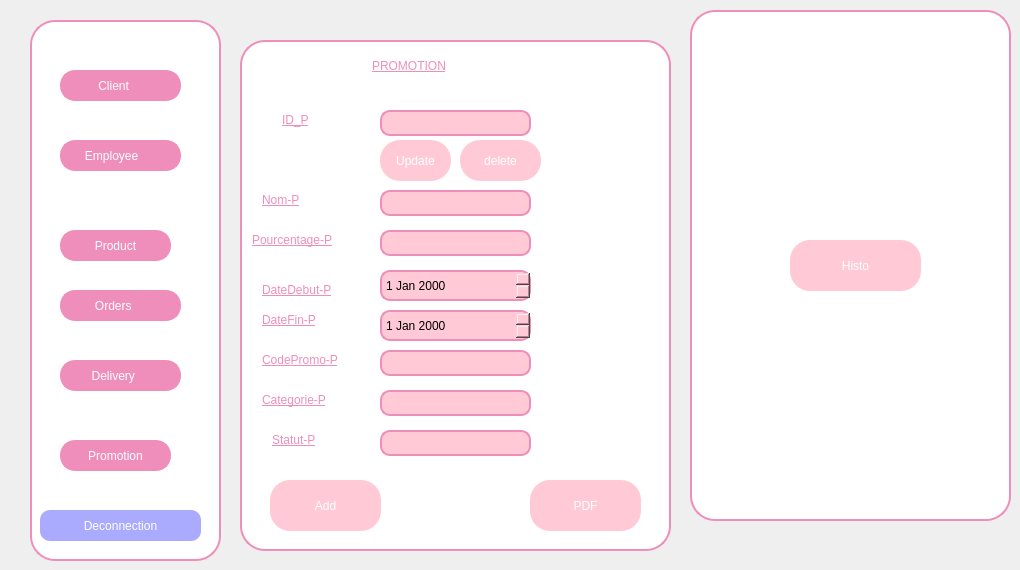
     <widget class="QWidget" name="tab_2">
      <attribute name="title">
       <string>Promotion</string>
      </attribute>
      <widget class="QLabel" name="label_16">
       <property name="geometry">
        <rect>
         <x>440</x>
         <y>20</y>
         <width>61</width>
         <height>51</height>
        </rect>
       </property>
       <property name="styleSheet">
        <string notr="true">QLabel{

border-color:  transparent;
border-radius:20px;
}
QLabel {
    background-color: transparent;
}
</string>
       </property>
       <property name="text">
        <string/>
       </property>
       <property name="pixmap">
        <pixmap>../../../../Downloads/add-removebg-preview.png</pixmap>
       </property>
       <property name="scaledContents">
        <bool>true</bool>
       </property>
      </widget>
      <widget class="QFrame" name="frame_4">
       <property name="geometry">
        <rect>
         <x>690</x>
         <y>10</y>
         <width>321</width>
         <height>511</height>
        </rect>
       </property>
       <property name="styleSheet">
        <string notr="true">QFrame {
    background-color: white;
    width: 10px;
    border: 2px solid #EF8EBA;
    border-radius: 25px;
}</string>
       </property>
       <property name="frameShape">
        <enum>QFrame::NoFrame</enum>
       </property>
       <widget class="QLabel" name="label_20">
        <property name="geometry">
         <rect>
          <x>10</x>
          <y>140</y>
          <width>61</width>
          <height>61</height>
         </rect>
        </property>
        <property name="styleSheet">
         <string notr="true">background-color: rgb(255, 255, 255);
border-color: rgb(255, 255, 255);</string>
        </property>
        <property name="text">
         <string/>
        </property>
        <property name="pixmap">
         <pixmap>../../../Bureau/icon employee/liist or task.png</pixmap>
        </property>
        <property name="scaledContents">
         <bool>true</bool>
        </property>
       </widget>
       <widget class="QLabel" name="label_21">
        <property name="geometry">
         <rect>
          <x>10</x>
          <y>210</y>
          <width>61</width>
          <height>61</height>
         </rect>
        </property>
        <property name="styleSheet">
         <string notr="true">background-color: rgb(255, 255, 255);
border-color: rgb(255, 255, 255);</string>
        </property>
        <property name="text">
         <string/>
        </property>
        <property name="pixmap">
         <pixmap>../../../Bureau/icon employee/Capture d’écran 2024-10-20 152058.png</pixmap>
        </property>
        <property name="scaledContents">
         <bool>true</bool>
        </property>
       </widget>
       <widget class="QPushButton" name="histo">
        <property name="geometry">
         <rect>
          <x>100</x>
          <y>230</y>
          <width>131</width>
          <height>51</height>
         </rect>
        </property>
        <property name="styleSheet">
         <string notr="true">QPushButton {
	background-color: rgb(255, 202, 213);
    color: white; /* Texte blanc */
    border-radius:20px  ; /* Coins arrondis */
	border-color: rgb(239, 142, 186);
    padding: 8px;
}</string>
        </property>
        <property name="text">
         <string>Histo</string>
        </property>
       </widget>
      </widget>
      <widget class="QFrame" name="frame_5">
       <property name="geometry">
        <rect>
         <x>240</x>
         <y>40</y>
         <width>431</width>
         <height>511</height>
        </rect>
       </property>
       <property name="styleSheet">
        <string notr="true">QFrame {
    background-color: white;
    width: 10px;
    border: 2px solid #EF8EBA;
    border-radius: 25px;
}</string>
       </property>
       <property name="frameShape">
        <enum>QFrame::NoFrame</enum>
       </property>
       <widget class="QLineEdit" name="lineEdit_8">
        <property name="geometry">
         <rect>
          <x>40</x>
          <y>70</y>
          <width>61</width>
          <height>20</height>
         </rect>
        </property>
        <property name="styleSheet">
         <string notr="true">QLineEdit{
	text-decoration: underline;
	color: #EF8EBA;
	font: 700 italic 10pt &quot;Segoe UI&quot;;
	;
}</string>
        </property>
        <property name="text">
         <string>ID_P</string>
        </property>
        <property name="frame">
         <bool>false</bool>
        </property>
       </widget>
       <widget class="QLineEdit" name="lineEdit_9">
        <property name="geometry">
         <rect>
          <x>20</x>
          <y>150</y>
          <width>81</width>
          <height>20</height>
         </rect>
        </property>
        <property name="styleSheet">
         <string notr="true">QLineEdit{
	text-decoration: underline;
	color:#EF8EBA;
	font: 700 italic 10pt &quot;Segoe UI&quot;;
	;
}</string>
        </property>
        <property name="text">
         <string>Nom-P</string>
        </property>
        <property name="frame">
         <bool>false</bool>
        </property>
       </widget>
       <widget class="QLineEdit" name="lineEdit_10">
        <property name="geometry">
         <rect>
          <x>10</x>
          <y>190</y>
          <width>131</width>
          <height>20</height>
         </rect>
        </property>
        <property name="styleSheet">
         <string notr="true">QLineEdit{
	text-decoration: underline;
	color:#EF8EBA;
	font: 700 italic 10pt &quot;Segoe UI&quot;;
	;
}</string>
        </property>
        <property name="text">
         <string>Pourcentage-P</string>
        </property>
        <property name="frame">
         <bool>false</bool>
        </property>
       </widget>
       <widget class="QLineEdit" name="lineEdit_11">
        <property name="geometry">
         <rect>
          <x>20</x>
          <y>240</y>
          <width>121</width>
          <height>20</height>
         </rect>
        </property>
        <property name="styleSheet">
         <string notr="true">QLineEdit{
	text-decoration: underline;
	color:#EF8EBA;
	font: 700 italic 10pt &quot;Segoe UI&quot;;
	;
}</string>
        </property>
        <property name="text">
         <string>DateDebut-P</string>
        </property>
        <property name="frame">
         <bool>false</bool>
        </property>
       </widget>
       <widget class="QLineEdit" name="lineEdit_12">
        <property name="geometry">
         <rect>
          <x>20</x>
          <y>270</y>
          <width>121</width>
          <height>20</height>
         </rect>
        </property>
        <property name="styleSheet">
         <string notr="true">QLineEdit{
	text-decoration: underline;
	color: #EF8EBA;
	font: 700 italic 10pt &quot;Segoe UI&quot;;
	;
}</string>
        </property>
        <property name="text">
         <string>DateFin-P</string>
        </property>
        <property name="frame">
         <bool>false</bool>
        </property>
       </widget>
       <widget class="QLineEdit" name="lineEdit_13">
        <property name="geometry">
         <rect>
          <x>20</x>
          <y>310</y>
          <width>131</width>
          <height>20</height>
         </rect>
        </property>
        <property name="styleSheet">
         <string notr="true">QLineEdit{
	text-decoration: underline;
	color: #EF8EBA;
	font: 700 italic 10pt &quot;Segoe UI&quot;;
	;
}</string>
        </property>
        <property name="text">
         <string>CodePromo-P</string>
        </property>
        <property name="frame">
         <bool>false</bool>
        </property>
       </widget>
       <widget class="QLineEdit" name="lineEdit_15">
        <property name="geometry">
         <rect>
          <x>140</x>
          <y>70</y>
          <width>151</width>
          <height>26</height>
         </rect>
        </property>
        <property name="styleSheet">
         <string notr="true">QLineEdit {
	background-color: rgb(255, 202, 213);
    border: 2px solid #EF8EBA; /* Bordure rose */
    border-radius: 10px; /* Coins arrondis */
    padding: 2px;
}</string>
        </property>
       </widget>
       <widget class="QLineEdit" name="lineEdit_16">
        <property name="geometry">
         <rect>
          <x>140</x>
          <y>150</y>
          <width>151</width>
          <height>26</height>
         </rect>
        </property>
        <property name="styleSheet">
         <string notr="true">QLineEdit {
	background-color: rgb(255, 202, 213);
    border: 2px solid #EF8EBA; /* Bordure rose */
    border-radius: 10px; /* Coins arrondis */
    padding: 2px;
}</string>
        </property>
       </widget>
       <widget class="QLineEdit" name="lineEdit_17">
        <property name="geometry">
         <rect>
          <x>140</x>
          <y>190</y>
          <width>151</width>
          <height>26</height>
         </rect>
        </property>
        <property name="styleSheet">
         <string notr="true">QLineEdit {
	background-color: rgb(255, 202, 213);
    border: 2px solid #EF8EBA; /* Bordure rose */
    border-radius: 10px; /* Coins arrondis */
    padding: 2px;
}</string>
        </property>
       </widget>
       <widget class="QLineEdit" name="lineEdit_19">
        <property name="geometry">
         <rect>
          <x>140</x>
          <y>310</y>
          <width>151</width>
          <height>26</height>
         </rect>
        </property>
        <property name="styleSheet">
         <string notr="true">QLineEdit {
	background-color: rgb(255, 202, 213);
    border: 2px solid #EF8EBA; /* Bordure rose */
    border-radius: 10px; /* Coins arrondis */
    padding: 2px;
}</string>
        </property>
       </widget>
       <widget class="QLineEdit" name="lineEdit_20">
        <property name="geometry">
         <rect>
          <x>130</x>
          <y>10</y>
          <width>191</width>
          <height>31</height>
         </rect>
        </property>
        <property name="styleSheet">
         <string notr="true">QLineEdit{
	text-decoration: underline;
	color: #EF8EBA;
	font: 700 italic 15pt &quot;Segoe UI&quot;;
	;
}</string>
        </property>
        <property name="text">
         <string>PROMOTION</string>
        </property>
        <property name="frame">
         <bool>false</bool>
        </property>
       </widget>
       <widget class="QLineEdit" name="lineEdit_21">
        <property name="geometry">
         <rect>
          <x>140</x>
          <y>350</y>
          <width>151</width>
          <height>26</height>
         </rect>
        </property>
        <property name="styleSheet">
         <string notr="true">QLineEdit {
	background-color: rgb(255, 202, 213);
    border: 2px solid #EF8EBA; /* Bordure rose */
    border-radius: 10px; /* Coins arrondis */
    padding: 2px;
}</string>
        </property>
       </widget>
       <widget class="QLineEdit" name="lineEdit_22">
        <property name="geometry">
         <rect>
          <x>20</x>
          <y>350</y>
          <width>101</width>
          <height>20</height>
         </rect>
        </property>
        <property name="styleSheet">
         <string notr="true">QLineEdit{
	text-decoration: underline;
	color: #EF8EBA;
	font: 700 italic 10pt &quot;Segoe UI&quot;;
	;
}</string>
        </property>
        <property name="text">
         <string>Categorie-P</string>
        </property>
        <property name="frame">
         <bool>false</bool>
        </property>
       </widget>
       <widget class="QLineEdit" name="lineEdit_23">
        <property name="geometry">
         <rect>
          <x>30</x>
          <y>390</y>
          <width>101</width>
          <height>20</height>
         </rect>
        </property>
        <property name="styleSheet">
         <string notr="true">QLineEdit{
	text-decoration: underline;
	color: #EF8EBA;
	font: 700 italic 10pt &quot;Segoe UI&quot;;
	;
}</string>
        </property>
        <property name="text">
         <string>Statut-P</string>
        </property>
        <property name="frame">
         <bool>false</bool>
        </property>
       </widget>
       <widget class="QLineEdit" name="lineEdit_24">
        <property name="geometry">
         <rect>
          <x>140</x>
          <y>390</y>
          <width>151</width>
          <height>26</height>
         </rect>
        </property>
        <property name="styleSheet">
         <string notr="true">QLineEdit {
	background-color: rgb(255, 202, 213);
    border: 2px solid #EF8EBA; /* Bordure rose */
    border-radius: 10px; /* Coins arrondis */
    padding: 2px;
}</string>
        </property>
       </widget>
       <widget class="QPushButton" name="pushButton_5">
        <property name="geometry">
         <rect>
          <x>30</x>
          <y>440</y>
          <width>111</width>
          <height>51</height>
         </rect>
        </property>
        <property name="styleSheet">
         <string notr="true">QPushButton {
	background-color: rgb(255, 202, 213);
    color: white; /* Texte blanc */
    border-radius:20px  ; /* Coins arrondis */
	border-color: rgb(239, 142, 186);
    padding: 8px;
}</string>
        </property>
        <property name="text">
         <string>Add</string>
        </property>
       </widget>
       <widget class="QPushButton" name="pushButton_6">
        <property name="geometry">
         <rect>
          <x>140</x>
          <y>100</y>
          <width>71</width>
          <height>41</height>
         </rect>
        </property>
        <property name="styleSheet">
         <string notr="true">QPushButton {
	background-color: rgb(255, 202, 213);
    color: white; /* Texte blanc */
    border-radius:20px  ; /* Coins arrondis */
	border-color: rgb(239, 142, 186);
    padding: 8px;
}</string>
        </property>
        <property name="text">
         <string>Update</string>
        </property>
       </widget>
       <widget class="QPushButton" name="pushButton_8">
        <property name="geometry">
         <rect>
          <x>220</x>
          <y>100</y>
          <width>81</width>
          <height>41</height>
         </rect>
        </property>
        <property name="styleSheet">
         <string notr="true">QPushButton {
	background-color: rgb(255, 202, 213);
    color: white; /* Texte blanc */
    border-radius:20px  ; /* Coins arrondis */
	border-color: rgb(239, 142, 186);
    padding: 8px;
}</string>
        </property>
        <property name="text">
         <string>delete</string>
        </property>
       </widget>
       <widget class="QDateEdit" name="dateEdit">
        <property name="geometry">
         <rect>
          <x>140</x>
          <y>230</y>
          <width>151</width>
          <height>31</height>
         </rect>
        </property>
        <property name="styleSheet">
         <string notr="true">background-color: rgb(255, 202, 213);
    border: 2px solid #EF8EBA; /* Bordure rose */
    border-radius: 10px; /* Coins arrondis */
    padding: 2px;</string>
        </property>
       </widget>
       <widget class="QDateEdit" name="dateEdit_2">
        <property name="geometry">
         <rect>
          <x>140</x>
          <y>270</y>
          <width>151</width>
          <height>31</height>
         </rect>
        </property>
        <property name="styleSheet">
         <string notr="true">background-color: rgb(255, 202, 213);
    border: 2px solid #EF8EBA; /* Bordure rose */
    border-radius: 10px; /* Coins arrondis */
    padding: 2px;</string>
        </property>
       </widget>
       <widget class="QPushButton" name="pushButton_11">
        <property name="geometry">
         <rect>
          <x>290</x>
          <y>440</y>
          <width>111</width>
          <height>51</height>
         </rect>
        </property>
        <property name="styleSheet">
         <string notr="true">QPushButton {
	background-color: rgb(255, 202, 213);
    color: white; /* Texte blanc */
    border-radius:20px  ; /* Coins arrondis */
	border-color: rgb(239, 142, 186);
    padding: 8px;
}</string>
        </property>
        <property name="text">
         <string>PDF</string>
        </property>
       </widget>
      </widget>
      <widget class="QFrame" name="frame_6">
       <property name="geometry">
        <rect>
         <x>30</x>
         <y>20</y>
         <width>191</width>
         <height>541</height>
        </rect>
       </property>
       <property name="styleSheet">
        <string notr="true">QFrame {
    background-color: white;
    width: 10px;
    border: 2px solid #EF8EBA;
    border-radius: 25px;
}</string>
       </property>
       <property name="frameShape">
        <enum>QFrame::NoFrame</enum>
       </property>
       <widget class="QLabel" name="label_9">
        <property name="geometry">
         <rect>
          <x>30</x>
          <y>120</y>
          <width>121</width>
          <height>31</height>
         </rect>
        </property>
        <property name="styleSheet">
         <string notr="true">QFrame {
	background-color: #EF8EBA;
    width: 10px;
    border: 2px solid #EF8EBA;
    border-radius: 15px;
}
QLabel{
	color: rgb(255, 255, 255);
}</string>
        </property>
        <property name="text">
         <string>      Employee</string>
        </property>
       </widget>
       <widget class="QLabel" name="label_10">
        <property name="geometry">
         <rect>
          <x>30</x>
          <y>50</y>
          <width>121</width>
          <height>31</height>
         </rect>
        </property>
        <property name="styleSheet">
         <string notr="true">QFrame {
	background-color: #EF8EBA;
    width: 10px;
    border: 2px solid #EF8EBA;
    border-radius: 15px;
}
QLabel{
	color: rgb(255, 255, 255);
}</string>
        </property>
        <property name="text">
         <string>          Client</string>
        </property>
       </widget>
       <widget class="QLabel" name="label_12">
        <property name="geometry">
         <rect>
          <x>30</x>
          <y>270</y>
          <width>121</width>
          <height>31</height>
         </rect>
        </property>
        <property name="styleSheet">
         <string notr="true">QFrame {
	background-color: #EF8EBA;
    width: 10px;
    border: 2px solid #EF8EBA;
    border-radius: 15px;
}
QLabel{
	color: rgb(255, 255, 255);
}</string>
        </property>
        <property name="text">
         <string>         Orders</string>
        </property>
       </widget>
       <widget class="QLabel" name="label_13">
        <property name="geometry">
         <rect>
          <x>30</x>
          <y>340</y>
          <width>121</width>
          <height>31</height>
         </rect>
        </property>
        <property name="styleSheet">
         <string notr="true">QFrame {
	background-color: #EF8EBA;
    width: 10px;
    border: 2px solid #EF8EBA;
    border-radius: 15px;
}
QLabel{
	color: rgb(255, 255, 255);
}</string>
        </property>
        <property name="text">
         <string>        Delivery</string>
        </property>
       </widget>
       <widget class="QPushButton" name="pushButton_3">
        <property name="geometry">
         <rect>
          <x>10</x>
          <y>490</y>
          <width>161</width>
          <height>31</height>
         </rect>
        </property>
        <property name="styleSheet">
         <string notr="true">QPushButton {
	background-color: rgb(170, 170, 255);
    color: white; /* Texte blanc */
    border-radius:10px  ; /* Coins arrondis */
	border-color: rgb(239, 142, 186);
    padding: 8px;
}</string>
        </property>
        <property name="text">
         <string>Deconnection</string>
        </property>
       </widget>
       <widget class="QPushButton" name="pushButton">
        <property name="geometry">
         <rect>
          <x>30</x>
          <y>210</y>
          <width>111</width>
          <height>31</height>
         </rect>
        </property>
        <property name="styleSheet">
         <string notr="true">	background-color: #EF8EBA;
    width: 10px;
    border: 2px solid #EF8EBA;
    border-radius: 15px;
color:white;</string>
        </property>
        <property name="text">
         <string>Product</string>
        </property>
       </widget>
       <widget class="QPushButton" name="pushButton_4">
        <property name="geometry">
         <rect>
          <x>30</x>
          <y>420</y>
          <width>111</width>
          <height>31</height>
         </rect>
        </property>
        <property name="styleSheet">
         <string notr="true">	background-color: #EF8EBA;
    width: 10px;
    border: 2px solid #EF8EBA;
    border-radius: 15px;
color:white;</string>
        </property>
        <property name="text">
         <string>Promotion</string>
        </property>
       </widget>
      </widget>
      <widget class="QLabel" name="label_23">
       <property name="geometry">
        <rect>
         <x>660</x>
         <y>20</y>
         <width>61</width>
         <height>51</height>
        </rect>
       </property>
       <property name="styleSheet">
        <string notr="true">QLabel{

border-color:  transparent;
border-radius:20px;
}
QLabel {
    background-color: transparent;
}
</string>
       </property>
       <property name="text">
        <string/>
       </property>
       <property name="pixmap">
        <pixmap>../../../../Downloads/Capture_d_écran_2024-10-20_141614-removebg-preview.png</pixmap>
       </property>
       <property name="scaledContents">
        <bool>true</bool>
       </property>
      </widget>
     </widget>
